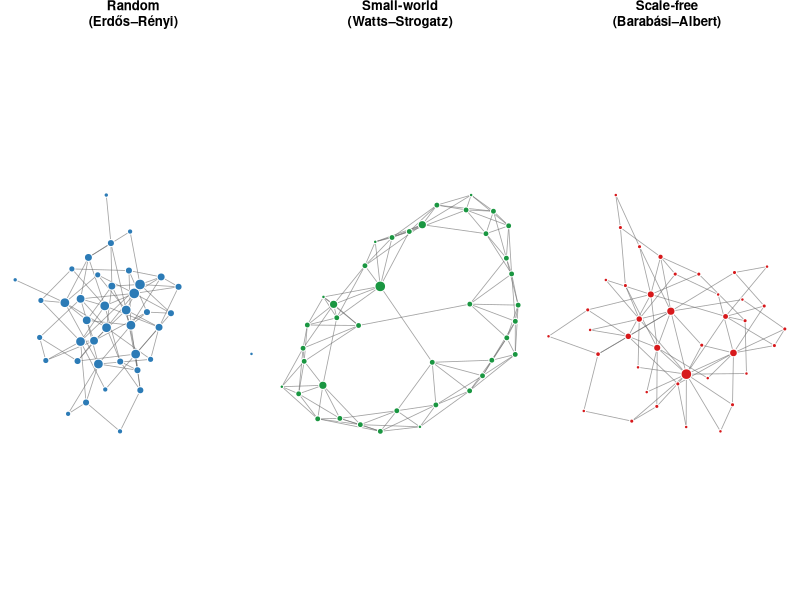

Generate this figure with R:
# ============================================================
# Generate fig5_networks.png
#
# Three-panel figure showing example networks of each type:
#   Left:   Random (Erdős–Rényi)
#   Middle: Small-world (Watts–Strogatz)
#   Right:  Scale-free (Barabási–Albert)
#
# Node size is proportional to degree, making the hub
# structure in the scale-free network immediately visible.
#
# Written by Claude Sonnet 4.6 (Anthropic)
# ============================================================

library(igraph)

set.seed(42)
n <- 40  # small for visual clarity

# -------------------------------------------------------
# Build networks
# -------------------------------------------------------
g_random <- sample_gnp(n, p = 0.12)
g_sw     <- sample_smallworld(1, n, nei = 3, p = 0.05)
g_sf     <- sample_pa(n, m = 2, directed = FALSE)

# -------------------------------------------------------
# Plotting helper
# Node size scaled by degree so hubs are visible
# -------------------------------------------------------
plot_network <- function(g, title, node_col) {
  lay <- layout_with_fr(g)
  deg <- degree(g)
  node_sizes <- 3 + 6 * (deg - min(deg)) / (max(deg) - min(deg) + 0.01)
  par(mar = c(0, 0, 2, 0))
  plot(g,
       layout            = lay,
       vertex.size       = node_sizes,
       vertex.color      = node_col,
       vertex.label      = NA,
       vertex.frame.color = "white",
       edge.color        = adjustcolor("grey40", 0.6),
       edge.width        = 0.8,
       main              = title)
}

# -------------------------------------------------------
# Combine and save
# -------------------------------------------------------
png("fig5_networks.png", width = 900, height = 340, res = 120)
par(mfrow = c(1, 3))
plot_network(g_random, "Random\n(Erdős–Rényi)",       "#2c7bb6")
plot_network(g_sw,     "Small-world\n(Watts–Strogatz)", "#1a9641")
plot_network(g_sf,     "Scale-free\n(Barabási–Albert)", "#d7191c")
dev.off()
